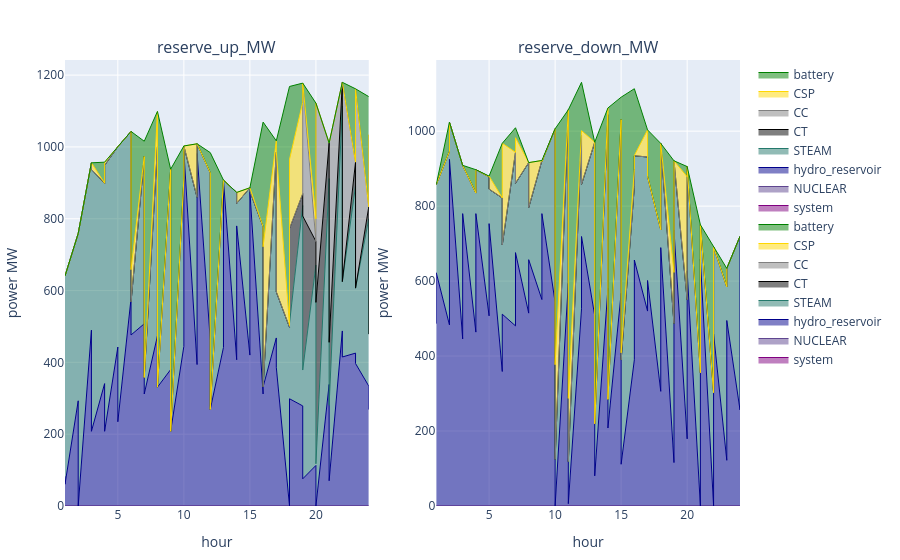

Notebook cell for this chart:
### Code cell
# p1 = plot_reserve_by_fieldy(reserve_uc_, :reserve_up_MW, :resource)
dissagregate_by_battery = false
if !dissagregate_by_battery
    p2 = plot_reserve(reserve_uc)
else
    p1 = plot_reserve_by_fieldy(s_uc.reserve[(s_uc.reserve.configuration .== config_) .&  (s_uc.reserve.day .== day_) .&  (s_uc.reserve.resource .== "battery"),:], :reserve_up_MW, :r_id)
    p2 = plot_reserve_by_fieldy(s_uc.reserve[(s_uc.reserve.configuration .== config_) .&  (s_uc.reserve.day .== day_) .&  (s_uc.reserve.resource .== "battery"),:], :reserve_down_MW, :r_id)
    [p1 p2]
end

### Figure 1 — Plotly figure (JSON) as saved in the notebook; plotly's stock layout.template omitted (floating-point values rounded to 4 significant figures)
{"data": [{"line": {"color": "purple", "shape": "line", "width": 1}, "mode": "lines", "name": "system", "stackgroup": 1, "type": "scatter", "x": [1, 2, 3, 4, 5, 6, 7, 8, 9, 10, 11, 12, 13, 14, 15, 16, 17, 18, 19, 20, 21, 22, 23, 24, 1, 2, 3, 4, 5, 6, 7, 8, 9, 10, 11, 12, 13, 14, 15, 16, 17, 18, 19, 20, 21, 22, 23, 24], "xaxis": "x1", "y": [null, null, null, null, null, null, null, null, null, null, null, null, null, null, null, null, null, null, null, null, null, null, null, null, null, null, null, null, null, null, null, null, null, null, null, null, null, null, null, null, null, null, null, null, null, null, null, null], "yaxis": "y1"}, {"line": {"color": "rgba(95, 70, 144, 1)", "shape": "line", "width": 1}, "mode": "lines", "name": "NUCLEAR", "stackgroup": 1, "type": "scatter", "x": [1, 2, 3, 4, 5, 6, 7, 8, 9, 10, 11, 12, 13, 14, 15, 16, 17, 18, 19, 20, 21, 22, 23, 24, 1, 2, 3, 4, 5, 6, 7, 8, 9, 10, 11, 12, 13, 14, 15, 16, 17, 18, 19, 20, 21, 22, 23, 24], "xaxis": "x1", "y": [0, 0, 0, 0, 0, 0, 0, 0, 0, 0, 0, 0, 0, 0, 0, 0, 0, 0, 0, 0, 0, 0, 0, 0, 0, 0, 0, 0, 0, 0, 0, 0, 0, 0, 0, 0, 0, 0, 0, 0, 0, 0, 0, 0, 0, 0, 0, 0], "yaxis": "y1"}, {"line": {"color": "darkblue", "shape": "line", "width": 1}, "mode": "lines", "name": "hydro_reservoir", "stackgroup": 1, "type": "scatter", "x": [1, 2, 3, 4, 5, 6, 7, 8, 9, 10, 11, 12, 13, 14, 15, 16, 17, 18, 19, 20, 21, 22, 23, 24, 1, 2, 3, 4, 5, 6, 7, 8, 9, 10, 11, 12, 13, 14, 15, 16, 17, 18, 19, 20, 21, 22, 23, 24], "xaxis": "x1", "y": [82.61, 293.0, 489.7, 340.9, 442.6, 577.1, 507.5, 473.5, 380.0, 444.7, 393.9, 461.9, 441.6, 407.2, 420.3, 312, 468, 0, 278.7, 112.9, 338.4, 487.5, 425.8, 334.1, 60.61, 0, 208, 208, 234.6, 476.3, 312, 330.9, 208, 988, 981.8, 269.0, 907.6, 780, 876.6, 331.7, 386.4, 298.7, 75.71, 0, 70.34, 415.0, 396.8, 268.7], "yaxis": "y1"}, {"line": {"color": "rgba(36, 121, 108, 1)", "shape": "line", "width": 1}, "mode": "lines", "name": "STEAM", "stackgroup": 1, "type": "scatter", "x": [1, 2, 3, 4, 5, 6, 7, 8, 9, 10, 11, 12, 13, 14, 15, 16, 17, 18, 19, 20, 21, 22, 23, 24, 1, 2, 3, 4, 5, 6, 7, 8, 9, 10, 11, 12, 13, 14, 15, 16, 17, 18, 19, 20, 21, 22, 23, 24], "xaxis": "x1", "y": [558.0, 466.0, 466.0, 558.0, 558.0, 466.0, 466.0, 527.4, 558.0, 466.0, 466.0, 466.0, 466.0, 466.0, 466.0, 466.0, 517.9, 497.9, 558.0, 558.0, 573.4, 626.5, 466.0, 466.0, 580.0, 759.0, 729.2, 740.8, 766.0, 92.0, 46.0, 0, 0, 14.63, 26.91, 0, 0, 62.55, 0, 0, 210, 210, 303, 117.6, 210, 210, 210, 210], "yaxis": "y1"}, {"line": {"color": "black", "shape": "line", "width": 1}, "mode": "lines", "name": "CT", "stackgroup": 1, "type": "scatter", "x": [1, 2, 3, 4, 5, 6, 7, 8, 9, 10, 11, 12, 13, 14, 15, 16, 17, 18, 19, 20, 21, 22, 23, 24, 1, 2, 3, 4, 5, 6, 7, 8, 9, 10, 11, 12, 13, 14, 15, 16, 17, 18, 19, 20, 21, 22, 23, 24], "xaxis": "x1", "y": [0, 0, 0, 0, 0, 0, 0, 0, 0, 0, 0, 0, 0, 0, 0, 0, 0, 0, 33, 66, 99, 66, 66, 33, 0, 0, 0, 0, 0, 0, 0, 0, 0, 0, 0, 0, 0, 0, 0, 0, 0, 264, 429, 449.5, 175.5, 0, 0, 0], "yaxis": "y1"}, {"line": {"color": "grey", "shape": "line", "width": 1}, "mode": "lines", "name": "CC", "stackgroup": 1, "type": "scatter", "x": [1, 2, 3, 4, 5, 6, 7, 8, 9, 10, 11, 12, 13, 14, 15, 16, 17, 18, 19, 20, 21, 22, 23, 24, 1, 2, 3, 4, 5, 6, 7, 8, 9, 10, 11, 12, 13, 14, 15, 16, 17, 18, 19, 20, 21, 22, 23, 24], "xaxis": "x1", "y": [0, 0, 0, 0, 0, 0, 0, 0, 0, 0, 0, 0, 0, 0, 0, 0, 0, 0, 0, 0, 0, 0, 0, 0, 0, 0, 0, 0, 0, 0, 0, 0, 0, 0, 0, 0, 0, 0, 0, 0, 0, 0, 370.0, 555.0, 555.0, 555.0, 555.0, 555.0], "yaxis": "y1"}, {"line": {"color": "gold", "shape": "line", "width": 1}, "mode": "lines", "name": "CSP", "stackgroup": 1, "type": "scatter", "x": [1, 2, 3, 4, 5, 6, 7, 8, 9, 10, 11, 12, 13, 14, 15, 16, 17, 18, 19, 20, 21, 22, 23, 24, 1, 2, 3, 4, 5, 6, 7, 8, 9, 10, 11, 12, 13, 14, 15, 16, 17, 18, 19, 20, 21, 22, 23, 24], "xaxis": "x1", "y": [0, 0, 0, 0, 0, 0, 0, 97.91, 0, 0, 148.8, 0, 0, 0, 0, 0, 31.09, 4.695, 254.6, 62.86, 0, 0, 0, 0, 0, 0, 18.53, 8.729, 0, 90.01, 0, 0, 0, 0, 0, 0, 0, 30.7, 9.687, 390.3, 391, 192.5, 0, 0, 0, 0, 0, 0.5935], "yaxis": "y1"}, {"line": {"color": "green", "shape": "line", "width": 1}, "mode": "lines", "name": "battery", "stackgroup": 1, "type": "scatter", "x": [1, 2, 3, 4, 5, 6, 7, 8, 9, 10, 11, 12, 13, 14, 15, 16, 17, 18, 19, 20, 21, 22, 23, 24, 1, 2, 3, 4, 5, 6, 7, 8, 9, 10, 11, 12, 13, 14, 15, 16, 17, 18, 19, 20, 21, 22, 23, 24], "xaxis": "x1", "y": [0, 0, 0, 58.63, 0, 0, 42.41, 0, 0, 91.98, 0, 56.25, 0, 0, 0, 291.2, 0, 665.8, 53.33, 322.3, 0, 0, 204.0, 307.0, 0, 0, 0, 0, 0, 384.8, 657.9, 767.9, 730.0, 0, 0, 715.1, 0, 0, 0, 347.1, 29.58, 203.2, 0, 0, 0, 0, 0, 105.9], "yaxis": "y1"}, {"line": {"color": "purple", "shape": "line", "width": 1}, "mode": "lines", "name": "system", "stackgroup": 1, "type": "scatter", "x": [1, 2, 3, 4, 5, 6, 7, 8, 9, 10, 11, 12, 13, 14, 15, 16, 17, 18, 19, 20, 21, 22, 23, 24, 1, 2, 3, 4, 5, 6, 7, 8, 9, 10, 11, 12, 13, 14, 15, 16, 17, 18, 19, 20, 21, 22, 23, 24], "xaxis": "x2", "y": [null, null, null, null, null, null, null, null, null, null, null, null, null, null, null, null, null, null, null, null, null, null, null, null, null, null, null, null, null, null, null, null, null, null, null, null, null, null, null, null, null, null, null, null, null, null, null, null], "yaxis": "y2"}, {"line": {"color": "rgba(95, 70, 144, 1)", "shape": "line", "width": 1}, "mode": "lines", "name": "NUCLEAR", "stackgroup": 1, "type": "scatter", "x": [1, 2, 3, 4, 5, 6, 7, 8, 9, 10, 11, 12, 13, 14, 15, 16, 17, 18, 19, 20, 21, 22, 23, 24, 1, 2, 3, 4, 5, 6, 7, 8, 9, 10, 11, 12, 13, 14, 15, 16, 17, 18, 19, 20, 21, 22, 23, 24], "xaxis": "x2", "y": [0, 0, 0, 0, 0, 0, 0, 0, 0, 0, 0, 0, 0, 0, 0, 0, 0, 0, 0, 0, 0, 0, 0, 0, 0, 0, 0, 0, 0, 0, 0, 0, 0, 0, 0, 0, 0, 0, 0, 0, 0, 0, 0, 0, 0, 0, 0, 0], "yaxis": "y2"}, {"line": {"color": "darkblue", "shape": "line", "width": 1}, "mode": "lines", "name": "hydro_reservoir", "stackgroup": 1, "type": "scatter", "x": [1, 2, 3, 4, 5, 6, 7, 8, 9, 10, 11, 12, 13, 14, 15, 16, 17, 18, 19, 20, 21, 22, 23, 24, 1, 2, 3, 4, 5, 6, 7, 8, 9, 10, 11, 12, 13, 14, 15, 16, 17, 18, 19, 20, 21, 22, 23, 24], "xaxis": "x2", "y": [486.5, 483.1, 445.8, 463.9, 507.3, 358.9, 480.5, 514.5, 550.8, 543.3, 594.1, 526.1, 507.5, 580.8, 567.7, 390.0, 520, 305.9, 115.9, 179.2, 0, 0, 121.9, 256.3, 622.3, 924.8, 780, 780, 753.4, 511.7, 676, 657.1, 780, 0, 6.186, 719.0, 80.39, 208, 111.4, 656.3, 601.6, 689.3, 735.9, 627.2, 658.4, 458.9, 494.9, 719.3], "yaxis": "y2"}, {"line": {"color": "rgba(36, 121, 108, 1)", "shape": "line", "width": 1}, "mode": "lines", "name": "STEAM", "stackgroup": 1, "type": "scatter", "x": [1, 2, 3, 4, 5, 6, 7, 8, 9, 10, 11, 12, 13, 14, 15, 16, 17, 18, 19, 20, 21, 22, 23, 24, 1, 2, 3, 4, 5, 6, 7, 8, 9, 10, 11, 12, 13, 14, 15, 16, 17, 18, 19, 20, 21, 22, 23, 24], "xaxis": "x2", "y": [371.0, 463.0, 463.0, 371.0, 371.0, 463.0, 463.0, 401.6, 371.0, 463.0, 463.0, 463.0, 463.0, 463.0, 463.0, 463.0, 411.1, 431.1, 371.0, 371.0, 355.6, 302.5, 463.0, 463.0, 235.2, 99.04, 128.8, 117.2, 92.0, 185.0, 185.0, 139.0, 139.0, 124.4, 112.1, 139.0, 139.0, 76.45, 278.0, 278.0, 278.0, 278.0, 185.0, 278.4, 92.0, 232.0, 139.0, 0], "yaxis": "y2"}, {"line": {"color": "black", "shape": "line", "width": 1}, "mode": "lines", "name": "CT", "stackgroup": 1, "type": "scatter", "x": [1, 2, 3, 4, 5, 6, 7, 8, 9, 10, 11, 12, 13, 14, 15, 16, 17, 18, 19, 20, 21, 22, 23, 24, 1, 2, 3, 4, 5, 6, 7, 8, 9, 10, 11, 12, 13, 14, 15, 16, 17, 18, 19, 20, 21, 22, 23, 24], "xaxis": "x2", "y": [0, 0, 0, 0, 0, 0, 0, 0, 0, 0, 0, 0, 0, 0, 0, 0, 0, 0, 0, 0, 0, 0, 0, 0, 0, 0, 0, 0, 0, 0, 0, 0, 0, 0, 0, 0, 0, 0, 0, 0, 0, 0, 0, 0, 0, 0, 0, 0], "yaxis": "y2"}, {"line": {"color": "grey", "shape": "line", "width": 1}, "mode": "lines", "name": "CC", "stackgroup": 1, "type": "scatter", "x": [1, 2, 3, 4, 5, 6, 7, 8, 9, 10, 11, 12, 13, 14, 15, 16, 17, 18, 19, 20, 21, 22, 23, 24, 1, 2, 3, 4, 5, 6, 7, 8, 9, 10, 11, 12, 13, 14, 15, 16, 17, 18, 19, 20, 21, 22, 23, 24], "xaxis": "x2", "y": [0, 0, 0, 0, 0, 0, 0, 0, 0, 0, 0, 0, 0, 0, 0, 0, 0, 0, 0, 0, 0, 0, 0, 0, 0, 0, 0, 0, 0, 0, 0, 0, 0, 0, 0, 0, 0, 0, 0, 0, 0, 0, 0, 0, 0, 0, 0, 0], "yaxis": "y2"}, {"line": {"color": "gold", "shape": "line", "width": 1}, "mode": "lines", "name": "CSP", "stackgroup": 1, "type": "scatter", "x": [1, 2, 3, 4, 5, 6, 7, 8, 9, 10, 11, 12, 13, 14, 15, 16, 17, 18, 19, 20, 21, 22, 23, 24, 1, 2, 3, 4, 5, 6, 7, 8, 9, 10, 11, 12, 13, 14, 15, 16, 17, 18, 19, 20, 21, 22, 23, 24], "xaxis": "x2", "y": [0, 0, 0, 0, 0, 0, 0, 0, 0, 0, 0, 0, 0, 18.17, 0, 45.11, 72.22, 0, 136.4, 328.1, 0, 0, 0, 0, 0, 0, 0, 0, 34.78, 271.0, 121.5, 120.0, 0, 252.6, 168.8, 143.4, 0, 0, 19.33, 0.6664, 0, 0, 0, 0, 0, 0, 0, 0], "yaxis": "y2"}, {"line": {"color": "green", "shape": "line", "width": 1}, "mode": "lines", "name": "battery", "stackgroup": 1, "type": "scatter", "x": [1, 2, 3, 4, 5, 6, 7, 8, 9, 10, 11, 12, 13, 14, 15, 16, 17, 18, 19, 20, 21, 22, 23, 24, 1, 2, 3, 4, 5, 6, 7, 8, 9, 10, 11, 12, 13, 14, 15, 16, 17, 18, 19, 20, 21, 22, 23, 24], "xaxis": "x2", "y": [0, 77.81, 0, 62.29, 1.836, 145.8, 65.57, 0, 0, 0, 0, 141.3, 0, 0, 59.97, 215.1, 0, 230.4, 297.7, 27.31, 394.8, 388.4, 48.98, 0, 0, 0, 0, 0, 0, 0, 26.62, 0, 2.785, 629.3, 770, 129.0, 751.1, 777.5, 682.0, 178.3, 123.7, 0, 0, 0, 0, 0, 0, 0], "yaxis": "y2"}], "layout": {"annotations": [{"font": {"size": 16}, "showarrow": false, "text": "reserve_up_MW", "x": 0.225, "xanchor": "center", "xref": "paper", "y": 1, "yanchor": "bottom", "yref": "paper"}, {"font": {"size": 16}, "showarrow": false, "text": "reserve_down_MW", "x": 0.775, "xanchor": "center", "xref": "paper", "y": 1, "yanchor": "bottom", "yref": "paper"}], "margin": {"b": 50, "l": 50, "r": 50, "t": 60}, "xaxis1": {"anchor": "y1", "domain": [0, 0.45], "title": {"text": "hour"}}, "xaxis2": {"anchor": "y2", "domain": [0.55, 1], "title": {"text": "hour"}}, "yaxis1": {"anchor": "x1", "domain": [0, 1], "title": {"text": "power MW"}}, "yaxis2": {"anchor": "x2", "domain": [0, 1], "title": {"text": "power MW"}}}}
